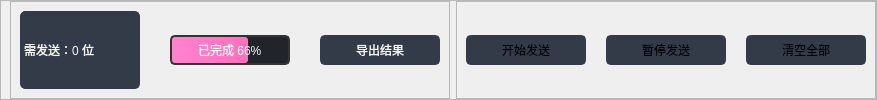
                        <widget class="QFrame" name="frame_sub_4">
                         <property name="styleSheet">
                          <string notr="true">QPushButton {
	border: 2px solid rgb(52, 59, 72);
	font: 12pt &quot;Segoe UI&quot;;
	border-radius: 5px;	
	background-color: rgb(52, 59, 72);
}

QPushButton:hover{
	background-color: rgb(40, 44, 52);
}

QPushButton:pressed {
	background-color: rgb(189, 147, 249);
}</string>
                         </property>
                         <property name="frameShape">
                          <enum>QFrame::StyledPanel</enum>
                         </property>
                         <property name="frameShadow">
                          <enum>QFrame::Raised</enum>
                         </property>
                         <layout class="QHBoxLayout" name="horizontalLayout_16">
                          <property name="leftMargin">
                           <number>9</number>
                          </property>
                          <property name="topMargin">
                           <number>0</number>
                          </property>
                          <property name="rightMargin">
                           <number>0</number>
                          </property>
                          <property name="bottomMargin">
                           <number>0</number>
                          </property>
                          <item alignment="Qt::AlignLeft">
                           <widget class="QFrame" name="frame_8">
                            <property name="styleSheet">
                             <string notr="true">font: 550 13pt &quot;Microsoft YaHei UI&quot;; color: #f8f8f2</string>
                            </property>
                            <property name="frameShape">
                             <enum>QFrame::StyledPanel</enum>
                            </property>
                            <property name="frameShadow">
                             <enum>QFrame::Raised</enum>
                            </property>
                            <layout class="QHBoxLayout" name="horizontalLayout_14">
                             <property name="spacing">
                              <number>30</number>
                             </property>
                             <item>
                              <widget class="QLabel" name="task_label">
                               <property name="minimumSize">
                                <size>
                                 <width>120</width>
                                 <height>30</height>
                                </size>
                               </property>
                               <property name="styleSheet">
                                <string notr="true">border: 1px solid rgb(52, 59, 72); border-radius: 5px; background-color: rgb(52, 59, 72);

</string>
                               </property>
                               <property name="text">
                                <string>需发送：0 位</string>
                               </property>
                              </widget>
                             </item>
                             <item alignment="Qt::AlignLeft">
                              <widget class="QProgressBar" name="task_progress_bar">
                               <property name="minimumSize">
                                <size>
                                 <width>120</width>
                                 <height>30</height>
                                </size>
                               </property>
                               <property name="styleSheet">
                                <string notr="true">QProgressBar {
    border: 2px solid #333;
    border-radius: 5px;
	text-align: center;
	background-color: #21252B;
}

QProgressBar::chunk {
    border-radius: 3px;
    background-color: qlineargradient(x1:0, y1:0, x2:1, y2:0,  stop:0 rgb(255, 131, 208), stop:1 rgb(255, 111, 188));
}
</string>
                               </property>
                               <property name="value">
                                <number>66</number>
                               </property>
                               <property name="textDirection">
                                <enum>QProgressBar::TopToBottom</enum>
                               </property>
                               <property name="format">
                                <string>已完成 %p%</string>
                               </property>
                              </widget>
                             </item>
                             <item alignment="Qt::AlignRight">
                              <widget class="QPushButton" name="btn_export_result">
                               <property name="minimumSize">
                                <size>
                                 <width>120</width>
                                 <height>30</height>
                                </size>
                               </property>
                               <property name="cursor">
                                <cursorShape>PointingHandCursor</cursorShape>
                               </property>
                               <property name="styleSheet">
                                <string notr="true"/>
                               </property>
                               <property name="text">
                                <string>导出结果</string>
                               </property>
                               <property name="icon">
                                <iconset resource="../resources.qrc">
                                 <normaloff>:/icons/icons/cil-data-transfer-up.png</normaloff>:/icons/icons/cil-data-transfer-up.png</iconset>
                               </property>
                              </widget>
                             </item>
                            </layout>
                           </widget>
                          </item>
                          <item alignment="Qt::AlignRight">
                           <widget class="QFrame" name="frame_20">
                            <property name="styleSheet">
                             <string notr="true"/>
                            </property>
                            <property name="frameShape">
                             <enum>QFrame::StyledPanel</enum>
                            </property>
                            <property name="frameShadow">
                             <enum>QFrame::Raised</enum>
                            </property>
                            <layout class="QHBoxLayout" name="horizontalLayout_13">
                             <property name="spacing">
                              <number>20</number>
                             </property>
                             <item>
                              <widget class="QPushButton" name="btn_send_msg">
                               <property name="minimumSize">
                                <size>
                                 <width>120</width>
                                 <height>30</height>
                                </size>
                               </property>
                               <property name="maximumSize">
                                <size>
                                 <width>16777215</width>
                                 <height>16777215</height>
                                </size>
                               </property>
                               <property name="cursor">
                                <cursorShape>PointingHandCursor</cursorShape>
                               </property>
                               <property name="styleSheet">
                                <string notr="true"/>
                               </property>
                               <property name="text">
                                <string>开始发送</string>
                               </property>
                               <property name="icon">
                                <iconset resource="../resources.qrc">
                                 <normaloff>:/icons/icons/cil-chat-bubble.png</normaloff>:/icons/icons/cil-chat-bubble.png</iconset>
                               </property>
                              </widget>
                             </item>
                             <item alignment="Qt::AlignHCenter">
                              <widget class="QPushButton" name="btn_pause_send">
                               <property name="minimumSize">
                                <size>
                                 <width>120</width>
                                 <height>30</height>
                                </size>
                               </property>
                               <property name="cursor">
                                <cursorShape>PointingHandCursor</cursorShape>
                               </property>
                               <property name="styleSheet">
                                <string notr="true"/>
                               </property>
                               <property name="text">
                                <string>暂停发送</string>
                               </property>
                               <property name="icon">
                                <iconset resource="../resources.qrc">
                                 <normaloff>:/icons/icons/cil-media-pause.png</normaloff>:/icons/icons/cil-media-pause.png</iconset>
                               </property>
                              </widget>
                             </item>
                             <item>
                              <widget class="QPushButton" name="btn_clear_all">
                               <property name="minimumSize">
                                <size>
                                 <width>120</width>
                                 <height>30</height>
                                </size>
                               </property>
                               <property name="cursor">
                                <cursorShape>PointingHandCursor</cursorShape>
                               </property>
                               <property name="styleSheet">
                                <string notr="true"/>
                               </property>
                               <property name="text">
                                <string>清空全部</string>
                               </property>
                               <property name="icon">
                                <iconset resource="../resources.qrc">
                                 <normaloff>:/icons/icons/cil-x-circle.png</normaloff>:/icons/icons/cil-x-circle.png</iconset>
                               </property>
                              </widget>
                             </item>
                            </layout>
                           </widget>
                          </item>
                         </layout>
                        </widget>
